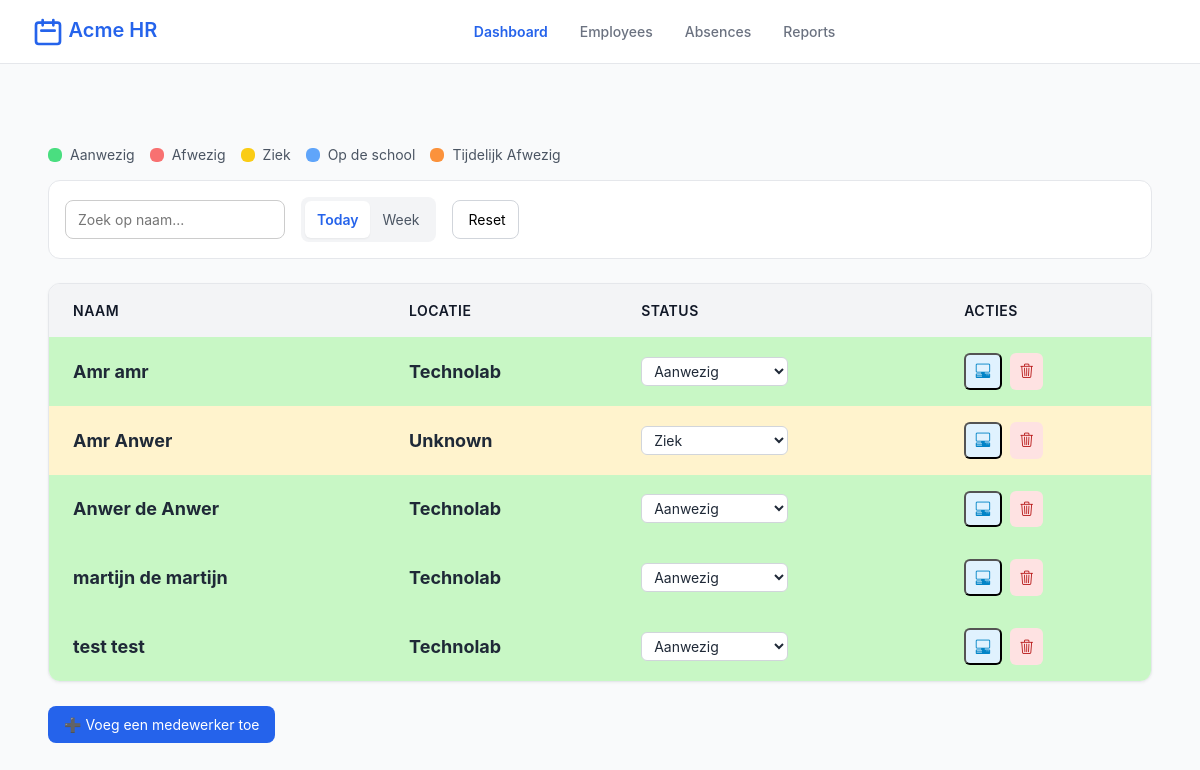
The app's page /dagplanning.php, older data.
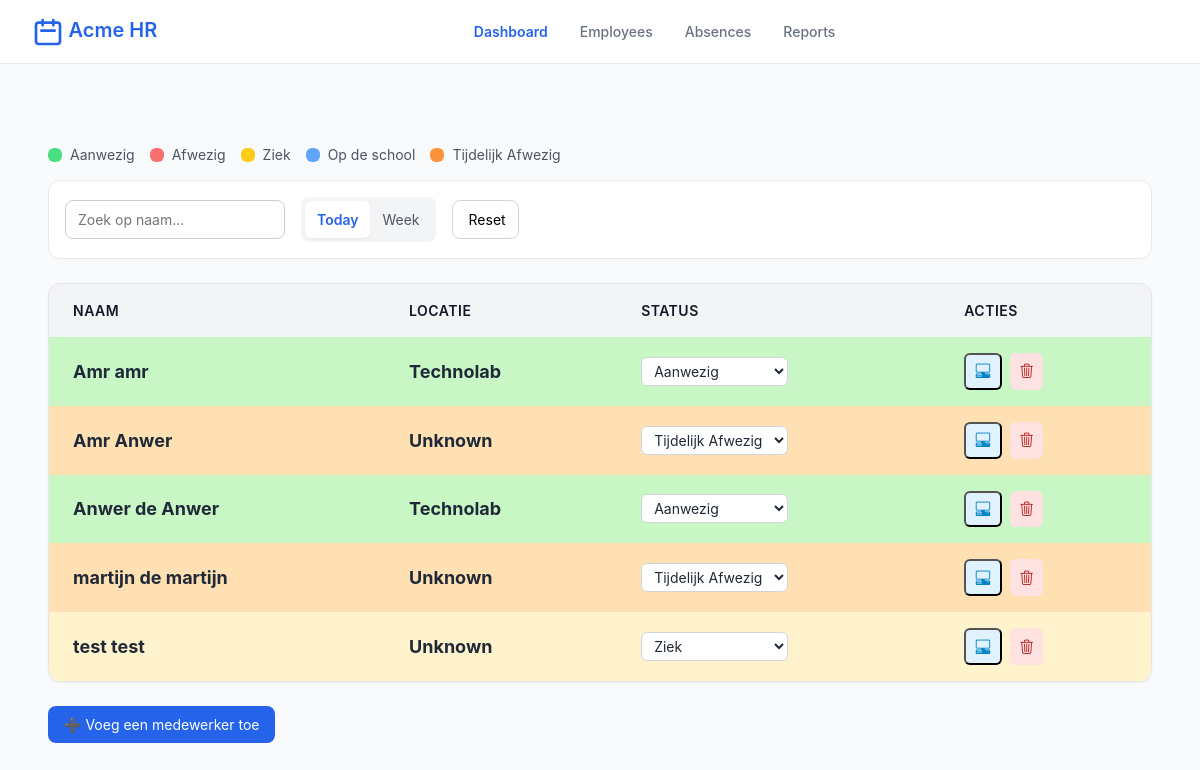
The same page, newer data.
### tables this page shows
CREATE TABLE `werknemers` (
  `id` int(11) NOT NULL,
  `voornaam` varchar(50) NOT NULL,
  `tussenvoegsel` varchar(20) DEFAULT NULL,
  `achternaam` varchar(50) NOT NULL,
  `email` varchar(100) NOT NULL,
  `werkdag_ma` tinyint(1) DEFAULT 0,
  `werkdag_di` tinyint(1) DEFAULT 0,
  `werkdag_wo` tinyint(1) DEFAULT 0,
  `werkdag_do` tinyint(1) DEFAULT 0,
  `werkdag_vr` tinyint(1) DEFAULT 0,
  `sector` varchar(50) NOT NULL,
  `BHV` tinyint(1) DEFAULT 0,
  `status` enum('Ziek','Aanwezig','Op de school','Afwezig','Eefetjes Afwezig') DEFAULT 'Aanwezig',
  `status_ma` enum('Aanwezig','Afwezig','Ziek','Op de school','Eefetjes Afwezig') DEFAULT 'Afwezig',
  `status_di` enum('Aanwezig','Afwezig','Ziek','Op de school','Eefetjes Afwezig') DEFAULT 'Afwezig',
  `status_wo` enum('Aanwezig','Afwezig','Ziek','Op de school','Eefetjes Afwezig') DEFAULT 'Afwezig',
  `status_do` enum('Aanwezig','Afwezig','Ziek','Op de school','Eefetjes Afwezig') DEFAULT 'Afwezig',
  `status_vr` enum('Aanwezig','Afwezig','Ziek','Op de school','Eefetjes Afwezig') DEFAULT 'Afwezig'
);

### dagplanning.php (the view, shortened to what this page needs)
<?php
try {
    $db = new PDO("mysql:host=localhost;dbname=technolab-dashboard", "root", "");
    $db->setAttribute(PDO::ATTR_ERRMODE, PDO::ERRMODE_EXCEPTION);
} catch (PDOException $e) {
    die("Fout!: " . $e->getMessage());
}
$today = date('N');
if ($today >= 1 && $today <= 5) {
    $db->exec("UPDATE werknemers SET status = 'Afwezig'
               WHERE status NOT IN ('Ziek','Eefetjes Afwezig','Op de school')");
}
$stmt = $db->query("SELECT id, voornaam, tussenvoegsel, achternaam, status
                    FROM werknemers
                    ORDER BY achternaam ASC, voornaam ASC");
$werknemers = $stmt->fetchAll(PDO::FETCH_ASSOC);
?>
<!DOCTYPE html>
<html lang="nl">
<head>
<link href="https://cdn.jsdelivr.net/npm/bootstrap@5.3.8/dist/css/bootstrap.min.css" rel="stylesheet">
<link rel="stylesheet" href="https://cdn.jsdelivr.net/npm/bootstrap-icons@1.13.1/font/bootstrap-icons.min.css">
<link href="css/dagplanning.css" rel="stylesheet"/>
</head>
<body>
<div class="app">
    <header class="header">
        <div class="logo-container">
            <a href="#" class="logo-link">
                <svg class="logo-icon" fill="none" stroke="currentColor" viewBox="0 0 24 24">
                    <path d="M8 7V3m8 4V3m-9 8h10M5 21h14a2 2 0 002-2V7a2 2 0 00-2-2H5a2 2 0 00-2 2v12a2 2 0 002 2z"
                    stroke-linecap="round" stroke-linejoin="round" stroke-width="2"></path>
                </svg>
                <span class="logo-text">Acme HR</span>
            </a>
        </div>
        <nav class="nav">
            <a href="dagplanning.php" class="active">Dashboard</a>
            <a href="#">Employees</a>
            <a href="absent.php">Absences</a>
            <a href="#">Reports</a>
        </nav>
        <div class="user-actions">
            <button class="icon-btn"></button>
        </div>
    </header>
    <main class="main">
        <div class="legend" style="display: flex; gap: 15px; margin: 15px 0;">
          <div><span class="dot status-aanwezig"></span> Aanwezig</div>
          <div><span class="dot status-afwezig"></span> Afwezig</div>
          <div><span class="dot status-ziek"></span> Ziek</div>
          <div><span class="dot status-opdeschool"></span> Op de school</div>
          <div><span class="dot status-eefetjes"></span> Tijdelijk Afwezig</div>
        </div>
        <div class="toolbar">
            <div class="toolbar-left">
                <div class="search-input">
                    <input type="text" id="search" placeholder="Zoek op naam...">
                </div>
                <div class="toggle-group">
                    <button class="toggle active">Today</button>
                    <a href="week.php"><button class="toggle">Week</button></a>
                </div>
                <button class="btn-secondary"><span class="material-symbols-outlined"></span> Reset</button>
            </div>
        </div>
        <div class="table-container">
            <table>
                <thead>
                    <tr>
                        <th>Naam</th>
                        <th>Locatie</th>
                        <th>Status</th>
                        <th>Acties</th>
                    </tr>
                </thead>
                <tbody>
                <?php foreach($werknemers as $w):
                    $statusClass = match($w['status']){
                        'Aanwezig' => 'status-aanwezig',
                        'Afwezig' => 'status-afwezig',
                        'Ziek' => 'status-ziek',
                        'Op de school' => 'status-opdeschool',
                        'Eefetjes Afwezig' => 'status-eefetjes',
                        default => ''
                    };
                ?>
                    <tr class="<?= $statusClass ?>">
                        <td><?= htmlspecialchars($w['voornaam'].' '.($w['tussenvoegsel']?$w['tussenvoegsel'].' ':'').$w['achternaam']) ?></td>
                        <td><?= $w['status']=='Aanwezig'?'Technolab':'Unknown' ?></td>
                        <td>
                            <form method="post" action="">
                                <select class="filter-elements filter-lists" name="status" onchange="this.form.submit()">
                                    <option value="Aanwezig" <?= $w['status']=='Aanwezig'?'selected':'' ?>>Aanwezig</option>
                                    <option value="Ziek" <?= $w['status']=='Ziek'?'selected':'' ?>>Ziek</option>
                                    <option value="Eefetjes Afwezig" <?= $w['status']=='Eefetjes Afwezig'?'selected':'' ?>>Tijdelijk Afwezig</option>
                                </select>
                            </form>
                        </td>
                        <td class="action-icons">
                            <button class="btn-action btn-details" data-id="<?= $w['id'] ?>"><i class="bi bi-pc-display-horizontal"></i></button>
                            <a href="?delete=<?= $w['id'] ?>" class="btn-action btn-delete" onclick="return confirm('Weet je zeker?');"><i class="bi bi-trash3"></i></a>
                        </td>
                    </tr>
                <?php endforeach; ?>
                </tbody>
            </table>
        </div>
        <br>
        <a href="add.php"><button>➕ Voeg een medewerker toe</button></a>
    </main>
</div>
</body>
</html>

Row changes from the older to the newer data that the page shows:
changed werknemers "Amr Anwer": status "Ziek" → "Tijdelijk Afwezig"
changed werknemers "martijn de martijn": status "Aanwezig" → "Tijdelijk Afwezig"; status "Technolab" → "Unknown"
changed werknemers "test test": status "Aanwezig" → "Ziek"; status "Technolab" → "Unknown"
